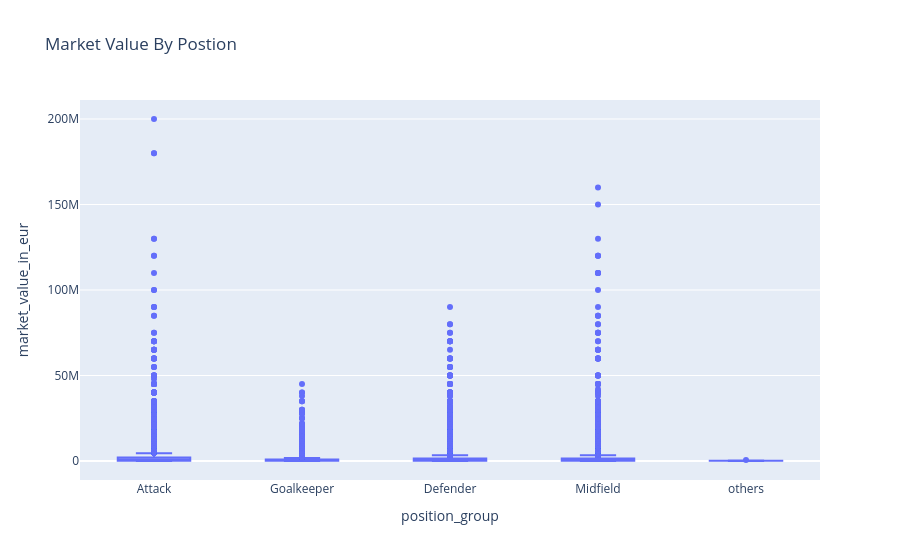

Source (notebook cell):
### Code cell
fig=px.box(master_df,x="position_group",y='market_value_in_eur',title="Market Value By Postion")
fig.show()

### Figure 1 — Plotly figure (JSON) as saved in the notebook; plotly's stock layout.template omitted (floating-point values rounded to 4 significant figures; data arrays with more than 128 entries replaced by an {"elided": "..."} marker saying what was removed)
{"data": [{"alignmentgroup": "True", "hovertemplate": "position_group=%{x}<br>market_value_in_eur=%{y}<extra></extra>", "legendgroup": "", "marker": {"color": "#636efa"}, "name": "", "notched": false, "offsetgroup": "", "orientation": "v", "showlegend": false, "type": "box", "x": {"elided": "17467 str values"}, "x0": " ", "xaxis": "x", "y": {"elided": "17467 float values"}, "y0": " ", "yaxis": "y"}], "layout": {"boxmode": "group", "legend": {"tracegroupgap": 0}, "title": {"text": "Market Value By Postion"}, "xaxis": {"anchor": "y", "domain": [0, 1], "title": {"text": "position_group"}}, "yaxis": {"anchor": "x", "domain": [0, 1], "title": {"text": "market_value_in_eur"}}}}
